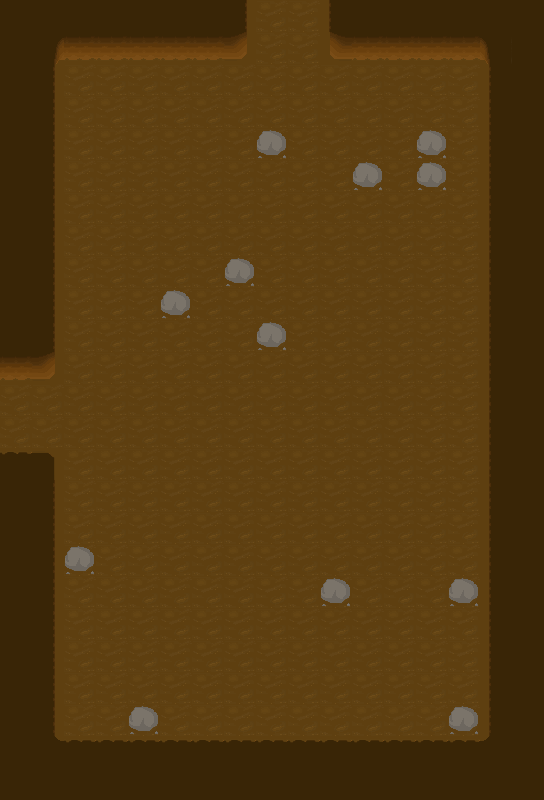

Tiled map render using the project's own tile images. Description and the whole map definition, tile-layer contents included, below:
An orthogonal 17x25 tile map with 32x32 px tiles, 2 tile layers (Floor, Walls).

<map version="1.0" orientation="orthogonal" renderorder="left-up" width="17" height="25" tilewidth="32" tileheight="32" nextobjectid="1">
 <tileset firstgid="1" name="Environment" tilewidth="32" tileheight="32" tilecount="512" columns="32">
  <image source="../../Textures/Tiles.png" width="1024" height="512" />
  <tile id="5" probability="0.05" />
 </tileset>
 <layer name="Floor" width="17" height="25">
  <data encoding="csv">
38,38,38,38,38,38,38,38,38,38,38,38,38,38,38,38,38,
38,38,38,38,38,38,38,38,38,38,38,38,38,38,38,38,38,
38,38,38,38,38,38,38,38,38,38,38,38,38,38,38,38,38,
38,38,38,38,38,38,38,38,38,38,38,38,38,38,38,38,38,
38,38,38,38,38,38,38,38,38,38,38,38,38,38,38,38,38,
38,38,38,38,38,38,38,38,38,38,38,38,38,38,38,38,38,
38,38,38,38,38,38,38,38,38,38,38,38,38,38,38,38,38,
38,38,38,38,38,38,38,38,38,38,38,38,38,38,38,38,38,
38,38,38,38,38,38,38,38,38,38,38,38,38,38,38,38,38,
38,38,38,38,38,38,38,38,38,38,38,38,38,38,38,38,38,
38,38,38,38,38,38,38,38,38,38,38,38,38,38,38,38,38,
38,38,38,38,38,38,38,38,38,38,38,38,38,38,38,38,38,
38,38,38,38,38,38,38,38,38,38,38,38,38,38,38,38,38,
38,38,38,38,38,38,38,38,38,38,38,38,38,38,38,38,38,
38,38,38,38,38,38,38,38,38,38,38,38,38,38,38,38,38,
38,38,38,38,38,38,38,38,38,38,38,38,38,38,38,38,38,
38,38,38,38,38,38,38,38,38,38,38,38,38,38,38,38,38,
38,38,38,38,38,38,38,38,38,38,38,38,38,38,38,38,38,
38,38,38,38,38,38,38,38,38,38,38,38,38,38,38,38,38,
38,38,38,38,38,38,38,38,38,38,38,38,38,38,38,38,38,
38,38,38,38,38,38,38,38,38,38,38,38,38,38,38,38,38,
38,38,38,38,38,38,38,38,38,38,38,38,38,38,38,38,38,
38,38,38,38,38,38,38,38,38,38,38,38,38,38,38,38,38,
38,38,38,38,38,38,38,38,38,38,38,38,38,38,38,38,38,
38,38,38,38,38,38,38,38,38,38,38,38,38,38,38,38,38
</data>
 </layer>
 <layer name="Walls" width="17" height="25">
  <data encoding="csv">
103,103,103,103,103,103,103,104,0,0,102,103,103,103,103,103,103,
103,39,135,135,135,135,135,136,0,0,134,135,135,135,135,40,103,
103,104,0,0,0,0,0,0,0,0,0,0,0,0,0,102,103,
103,104,0,0,0,0,0,0,0,0,0,0,0,0,0,102,103,
103,104,0,0,0,0,0,0,6,0,0,0,0,6,0,102,103,
103,104,0,0,0,0,0,0,0,0,0,6,0,6,0,102,103,
103,104,0,0,0,0,0,0,0,0,0,0,0,0,0,102,103,
103,104,0,0,0,0,0,0,0,0,0,0,0,0,0,102,103,
103,104,0,0,0,0,0,6,0,0,0,0,0,0,0,102,103,
103,104,0,0,0,6,0,0,0,0,0,0,0,0,0,102,103,
103,104,0,0,0,0,0,0,6,0,0,0,0,0,0,102,103,
135,136,0,0,0,0,0,0,0,0,0,0,0,0,0,102,103,
0,0,0,0,0,0,0,0,0,0,0,0,0,0,0,102,103,
0,0,0,0,0,0,0,0,0,0,0,0,0,0,0,102,103,
71,72,0,0,0,0,0,0,0,0,0,0,0,0,0,102,103,
103,104,0,0,0,0,0,0,0,0,0,0,0,0,0,102,103,
103,104,0,0,0,0,0,0,0,0,0,0,0,0,0,102,103,
103,104,6,0,0,0,0,0,0,0,0,0,0,0,0,102,103,
103,104,0,0,0,0,0,0,0,0,6,0,0,0,6,102,103,
103,104,0,0,0,0,0,0,0,0,0,0,0,0,0,102,103,
103,104,0,0,0,0,0,0,0,0,0,0,0,0,0,102,103,
103,104,0,0,0,0,0,0,0,0,0,0,0,0,0,102,103,
103,104,0,0,6,0,0,0,0,0,0,0,0,0,6,102,103,
103,8,71,71,71,71,71,71,71,71,71,71,71,71,71,7,103,
103,103,103,103,103,103,103,103,103,103,103,103,103,103,103,103,103
</data>
 </layer>
</map>
